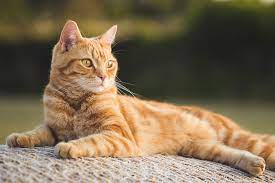
#> input picture processamento_de_imagens/input/gato01.jpeg, 275 x 183 px
$ python GrayScale.py
#> lines starting #> are read from the running program, lines starting #| are printed output that depends on the picture
### processamento_de_imagens/utils.py
import os

INPUT_FOLDER = "input"
OUTPUT_FOLDER = "output"

def in_path(filename: str):
    '''
    # Description

    Gets the relative path to `filename` that must be at `input`
    folder

    ## Parameters
    `- filename:str` the name of the target file. This file must be
    located at `INPUT_FOLDER`;
    `- return:str` the relative path to `filename`.
    '''

    return os.path.join(INPUT_FOLDER, filename)


def out_path(filename: str):
    '''
    # Description

    Gets the relative path to `filename` that must be at `output`
    folder

    ## Parameters
    `- filename:str` the name of the target file. This file must be
    located at `OUTPUT_FOLDER`;
    `- return:str` the relative path to `filename`.
    '''

    return os.path.join(OUTPUT_FOLDER, filename)

### processamento_de_imagens/GrayScale.py
from audioop import avg
from PIL import Image
from utils import in_path, out_path

def grayscale(file_name: str, base:int):
    '''
    # Description
    Converts a colored image to grayscale using the `base` informed.

    ## Parameters
    `file_name: str` with the name of the file. This file must be at `input` subfolder.
    `-base:int` with the corresponding option:
    - 0: utilize red value as base to convert the image to grayscale;
    - 1: utilize green value as base to convert the image to grayscale;
    - 2: utilize blue value as base to convert the image to grayscale;
    - 3: utilize average of red, green and blue as base to converte the image to grayscale.
    - other: any other value will convert to grayscale utilizing the most commum convertion which
    is 30% from red, 59% from green and 11% from blue.
    `- return: a new image in grayscale
    '''
#> called with file_name = 'gato01.jpeg', base = 2

    colored_img = Image.open(in_path(file_name))
#> colored_img is the input picture: PIL image 275x183 RGB; mean R, G, B 125.7, 107.9, 82.9

    w, h = colored_img.size
#> w = 275; h = 183

    gs_image = Image.new("RGB", (w, h))
#> gs_image: PIL image 275x183 RGB; every value is 0

    for x in range(w):
        for y in range(h):
            colored_pixel = colored_img.getpixel((x, y))

            gs_pixel = ()
            if(base in [0, 1, 2]):
                gs_pixel = (colored_pixel[base], colored_pixel[base], colored_pixel[base])
            elif(base == 4):
                ap = (colored_pixel[0] + colored_pixel[1] + colored_pixel[2])//3
                gs_pixel = (ap, ap, ap)
            else:
                ap = int(0.3*colored_pixel[0] + 0.59*colored_pixel[1] + 0.11*colored_pixel[2])//3
                gs_pixel = (ap, ap, ap)

            gs_image.putpixel((x, y), gs_pixel)
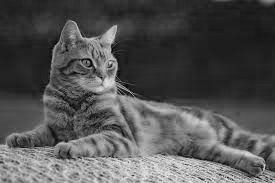
#> gs_image: PIL image 275x183 RGB; min 0, max 246, mean 82.9

    gs_image.save(out_path("gs_" + str(base) + "_" + file_name))
    gs_image.show()


if(__name__ == "__main__"):
    grayscale("gato01.jpeg", 2)
